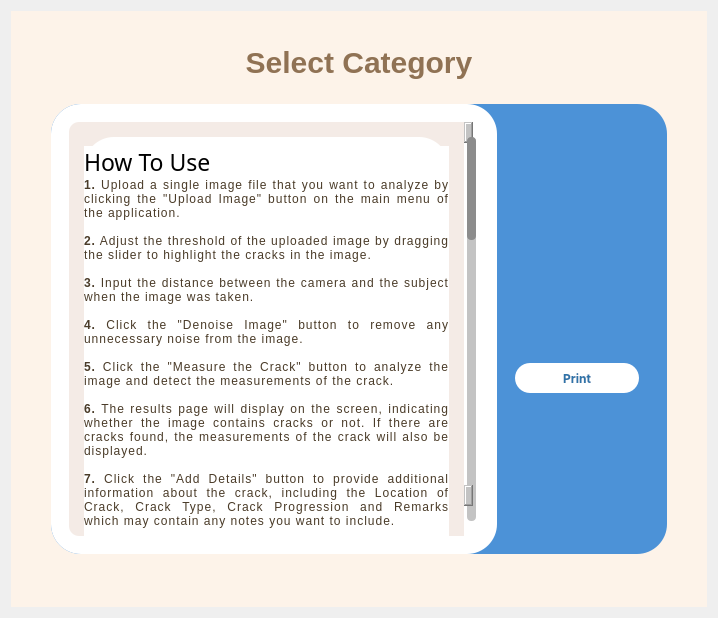
<?xml version="1.0" encoding="UTF-8"?>
<ui version="4.0">
 <class>Dialog</class>
 <widget class="QDialog" name="Dialog">
  <property name="geometry">
   <rect>
    <x>0</x>
    <y>0</y>
    <width>718</width>
    <height>618</height>
   </rect>
  </property>
  <property name="windowTitle">
   <string>Dialog</string>
  </property>
  <layout class="QHBoxLayout" name="horizontalLayout">
   <item>
    <widget class="QWidget" name="widget" native="true">
     <property name="styleSheet">
      <string notr="true">#widget{
background-color: #FDF3e9
;}</string>
     </property>
     <layout class="QVBoxLayout" name="verticalLayout">
      <property name="spacing">
       <number>0</number>
      </property>
      <property name="leftMargin">
       <number>40</number>
      </property>
      <property name="rightMargin">
       <number>40</number>
      </property>
      <property name="bottomMargin">
       <number>40</number>
      </property>
      <item>
       <widget class="QWidget" name="widget_3" native="true">
        <property name="minimumSize">
         <size>
          <width>0</width>
          <height>60</height>
         </size>
        </property>
        <property name="maximumSize">
         <size>
          <width>16777215</width>
          <height>60</height>
         </size>
        </property>
        <layout class="QHBoxLayout" name="horizontalLayout_2">
         <item>
          <widget class="QLabel" name="label">
           <property name="styleSheet">
            <string notr="true">#label{
font-size: 30px;
color: rgba(111, 75, 39, 0.77);
font-weight: bold;}</string>
           </property>
           <property name="text">
            <string>Select Category</string>
           </property>
           <property name="alignment">
            <set>Qt::AlignCenter</set>
           </property>
          </widget>
         </item>
        </layout>
       </widget>
      </item>
      <item>
       <widget class="QWidget" name="widget_2" native="true">
        <property name="minimumSize">
         <size>
          <width>0</width>
          <height>450</height>
         </size>
        </property>
        <property name="maximumSize">
         <size>
          <width>16777215</width>
          <height>450</height>
         </size>
        </property>
        <property name="styleSheet">
         <string notr="true">background-color: rgba(76,146,215,255);
border-radius: 30px;</string>
        </property>
        <layout class="QHBoxLayout" name="horizontalLayout_3">
         <property name="spacing">
          <number>0</number>
         </property>
         <property name="leftMargin">
          <number>0</number>
         </property>
         <property name="topMargin">
          <number>0</number>
         </property>
         <property name="rightMargin">
          <number>10</number>
         </property>
         <property name="bottomMargin">
          <number>0</number>
         </property>
         <item>
          <widget class="QWidget" name="widget_4" native="true">
           <property name="styleSheet">
            <string notr="true">background-color: white;
border-radius: 30px;
</string>
           </property>
           <layout class="QHBoxLayout" name="horizontalLayout_4">
            <item>
             <widget class="QScrollArea" name="scrollAreanew">
              <property name="styleSheet">
               <string notr="true">QScrollBar:vertical
    {
        background-color: #c3c3c3;
        width: 15px;
        margin: 15px 3px 15px 3px;
        border: 1px transparent #2A2929;
        border-radius: 4px;
    }

    QScrollBar::handle:vertical
    {
        background-color: #8c8c8c;         /* #605F5F; */
        min-height: 5px;
        border-radius: 4px;
    }

    QScrollBar::sub-line:vertical
    {
        margin: 3px 0px 3px 0px;
        border-image: url(:/images/up_arrow_disabled.png);        /* # &lt;-------- */
        height: 10px;
        width: 10px;
        subcontrol-position: top;
        subcontrol-origin: margin;
    }

    QScrollBar::add-line:vertical
    {
        margin: 3px 0px 3px 0px;
        border-image: url(:/images/down_arrow_disabled.png);       /* # &lt;-------- */
        height: 10px;
        width: 10px;
        subcontrol-position: bottom;
        subcontrol-origin: margin;
    }
    QScrollBar::up-arrow:vertical, QScrollBar::down-arrow:vertical
    {
        background: none;
    }

    QScrollBar::add-page:vertical, QScrollBar::sub-page:vertical
    {
        background: none;
    }</string>
              </property>
              <property name="widgetResizable">
               <bool>true</bool>
              </property>
              <widget class="QWidget" name="scrollAreaWidgetContentsnew">
               <property name="geometry">
                <rect>
                 <x>0</x>
                 <y>0</y>
                 <width>432</width>
                 <height>432</height>
                </rect>
               </property>
               <property name="styleSheet">
                <string notr="true"/>
               </property>
               <layout class="QVBoxLayout" name="verticalLayout_4">
                <property name="spacing">
                 <number>0</number>
                </property>
                <item>
                 <widget class="QScrollArea" name="scrollArea">
                  <property name="styleSheet">
                   <string notr="true">#scrollArea {
background-color: #F4EBE6;
    border-top-left-radius: 10px;
    border-bottom-left-radius: 10px;
    border-top-right-radius: 10px;
    border-bottom-right-radius: 10px;
}
QScrollArea viewport {
    background-color: yellow; /* set the background color */
}

QScrollBar:vertical {
    background-color: #c3c3c3;
    width: 15px;
    margin: 15px 3px 15px 3px;
    border: 1px transparent #2A2929;
    border-radius: 4px;
}

QScrollBar:vertical:hover {
    width: 20px;
}

QScrollBar::handle:vertical {
    background-color: #8c8c8c;
    min-height: 5px;
    border-radius: 4px;
}

QScrollBar::sub-line:vertical {
    margin: 3px 0px 3px 0px;
    border-image: url(:/images/up_arrow_disabled.png);
    height: 10px;
    width: 10px;
    subcontrol-position: top;
    subcontrol-origin: margin;
}

QScrollBar::add-line:vertical {
    margin: 3px 0px 3px 0px;
    border-image: url(:/images/down_arrow_disabled.png);
    height: 10px;
    width: 10px;
    subcontrol-position: bottom;
    subcontrol-origin: margin;
}

QScrollBar::up-arrow:vertical,
QScrollBar::down-arrow:vertical {
    background: none;
}

QScrollBar::add-page:vertical,
QScrollBar::sub-page:vertical {
    background: none;
}
</string>
                  </property>
                  <property name="widgetResizable">
                   <bool>true</bool>
                  </property>
                  <property name="alignment">
                   <set>Qt::AlignCenter</set>
                  </property>
                  <widget class="QWidget" name="scrollAreaWidgetContents">
                   <property name="geometry">
                    <rect>
                     <x>0</x>
                     <y>0</y>
                     <width>399</width>
                     <height>1913</height>
                    </rect>
                   </property>
                   <property name="minimumSize">
                    <size>
                     <width>50</width>
                     <height>35</height>
                    </size>
                   </property>
                   <property name="styleSheet">
                    <string notr="true">#scrollAreaWidgetContents{
background-color: transparent;
color: #4A3B28;
min-height: 35px; min-width: 50px;;
                    
}</string>
                   </property>
                   <layout class="QVBoxLayout" name="verticalLayout_5">
                    <property name="leftMargin">
                     <number>15</number>
                    </property>
                    <property name="topMargin">
                     <number>15</number>
                    </property>
                    <property name="rightMargin">
                     <number>15</number>
                    </property>
                    <property name="bottomMargin">
                     <number>15</number>
                    </property>
                    <item>
                     <widget class="QWidget" name="widget_8" native="true">
                      <layout class="QVBoxLayout" name="verticalLayout_6">
                       <property name="spacing">
                        <number>0</number>
                       </property>
                       <property name="leftMargin">
                        <number>0</number>
                       </property>
                       <property name="rightMargin">
                        <number>0</number>
                       </property>
                       <item>
                        <widget class="QLabel" name="label_3">
                         <property name="font">
                          <font>
                           <family>Segoe UI Black</family>
                           <pointsize>17</pointsize>
                           <italic>false</italic>
                           <bold>false</bold>
                          </font>
                         </property>
                         <property name="styleSheet">
                          <string notr="true">#label_2{
font: 150 17pt Segoe UI Black;
alignment: center;
color: rgba(111, 75, 39, 0.77);
                                 }</string>
                         </property>
                         <property name="text">
                          <string>How To Use                     </string>
                         </property>
                        </widget>
                       </item>
                       <item>
                        <widget class="QLabel" name="label_6">
                         <property name="styleSheet">
                          <string notr="true">#label_6{
font:  100 10pt &quot;Arial&quot;;
letter-spacing: 1px;
line-height: 3.5px;
color: #4A3B28;}</string>
                         </property>
                         <property name="text">
                          <string>&lt;b&gt;1.&lt;/b&gt; Upload a single image file that you want to analyze by clicking the &quot;Upload Image&quot; button on the main menu of the application.&lt;br&gt;&lt;br&gt;
&lt;b&gt;2.&lt;/b&gt; Adjust the threshold of the uploaded image by dragging the slider to highlight the cracks in the image.&lt;br&gt;&lt;br&gt;
&lt;b&gt;3.&lt;/b&gt; Input the distance between the camera and the subject when the image was taken.&lt;br&gt;&lt;br&gt;
&lt;b&gt;4.&lt;/b&gt; Click the &quot;Denoise Image&quot; button to remove any unnecessary noise from the image.&lt;br&gt;&lt;br&gt;
&lt;b&gt;5.&lt;/b&gt; Click the &quot;Measure the Crack&quot; button to analyze the image and detect the measurements of the crack.&lt;br&gt;&lt;br&gt;
&lt;b&gt;6.&lt;/b&gt; The results page will display on the screen, indicating whether the image contains cracks or not. If there are cracks found, the measurements of the crack will also be displayed.&lt;br&gt;&lt;br&gt;
&lt;b&gt;7.&lt;/b&gt; Click the &quot;Add Details&quot; button to provide additional information about the crack, including the Location of Crack, Crack Type, Crack Progression and Remarks which may contain any notes you want to include.&lt;br&gt;&lt;br&gt;
&lt;b&gt;8.&lt;/b&gt; Choose where to save the results by clicking the &quot;Save&quot; button.&lt;br&gt;&lt;br&gt;
&lt;b&gt;9.&lt;/b&gt; If desired, click the &quot;Print&quot; button to print or save a PDF copy of the results.&lt;br&gt;&lt;br&gt;
&lt;b&gt;10.&lt;/b&gt; That's it! With these simple steps, you can quickly and easily use CRACKTERIZE to detect cracks on concrete surfaces.</string>
                         </property>
                         <property name="scaledContents">
                          <bool>false</bool>
                         </property>
                         <property name="alignment">
                          <set>Qt::AlignJustify|Qt::AlignVCenter</set>
                         </property>
                         <property name="wordWrap">
                          <bool>true</bool>
                         </property>
                         <property name="margin">
                          <number>25</number>
                         </property>
                         <property name="indent">
                          <number>-1</number>
                         </property>
                        </widget>
                       </item>
                      </layout>
                     </widget>
                    </item>
                    <item>
                     <widget class="QWidget" name="widget_9" native="true">
                      <layout class="QVBoxLayout" name="verticalLayout_7">
                       <property name="spacing">
                        <number>0</number>
                       </property>
                       <property name="leftMargin">
                        <number>0</number>
                       </property>
                       <property name="topMargin">
                        <number>0</number>
                       </property>
                       <property name="rightMargin">
                        <number>0</number>
                       </property>
                       <item>
                        <widget class="QLabel" name="label_4">
                         <property name="styleSheet">
                          <string notr="true">#label_3{
font: 150 17pt Segoe UI Black;
alignment: center;
color: rgba(111, 75, 39, 0.77);
                                 }</string>
                         </property>
                         <property name="text">
                          <string>Creating New Projects &amp; Folders</string>
                         </property>
                        </widget>
                       </item>
                       <item>
                        <widget class="QLabel" name="label_5">
                         <property name="styleSheet">
                          <string notr="true">#label_4{
font:  100 10pt &quot;Arial&quot;;
letter-spacing: 1px;
line-height: 3.5px;
color: #4A3B28;}</string>
                         </property>
                         <property name="text">
                          <string>&lt;b&gt;1.&lt;/b&gt; Click the &quot;Create Project&quot; button displayed on the main menu of the application.&lt;br&gt;&lt;br&gt;
&lt;b&gt;2.&lt;/b&gt; Name your project based on the location where the images that will be saved inside it were taken for a more effective file management.&lt;br&gt;&lt;br&gt;
&lt;b&gt;3.&lt;/b&gt; Inside your project, create folders to organize your files. You can name your folders based on your preferences. You can also create new folders within your 4, project anytime you want by selecting the &quot;New Folder&quot; button within the project.&lt;br&gt;&lt;br&gt;
&lt;b&gt;4.&lt;/b&gt; You can upload an image into the folders you've created and it will automatically be processed and proceed to the application’s main function upon uploading or you can go back to the main menu and use the “Upload Image” button as it will give you the option to choose where to save the results. You can select an existing folder within your project, or create a new folder on the spot to save the results in it.&lt;br&gt;&lt;br&gt;
&lt;b&gt;5.&lt;/b&gt; After using the main function, the app You can also create new folders within your project anytime you want by selecting the &quot;Create New Folder&quot; button within the project.&lt;br&gt;&lt;br&gt;
&lt;b&gt;6.&lt;/b&gt; To access your projects and folders later, simply navigate to the main menu and select the project you want to view.&lt;br&gt;&lt;br&gt;
&lt;b&gt;7.&lt;/b&gt; Enjoy using the app's project feature to keep your files organized and easily accessible!</string>
                         </property>
                         <property name="alignment">
                          <set>Qt::AlignJustify|Qt::AlignVCenter</set>
                         </property>
                         <property name="wordWrap">
                          <bool>true</bool>
                         </property>
                         <property name="margin">
                          <number>25</number>
                         </property>
                        </widget>
                       </item>
                      </layout>
                     </widget>
                    </item>
                    <item>
                     <widget class="QWidget" name="widget_10" native="true">
                      <layout class="QVBoxLayout" name="verticalLayout_8">
                       <property name="spacing">
                        <number>0</number>
                       </property>
                       <property name="leftMargin">
                        <number>0</number>
                       </property>
                       <property name="topMargin">
                        <number>0</number>
                       </property>
                       <property name="rightMargin">
                        <number>0</number>
                       </property>
                       <item>
                        <widget class="QLabel" name="label_7">
                         <property name="styleSheet">
                          <string notr="true">#label_7{
font: 150 17pt Segoe UI Black;
alignment: center;
color: rgba(111, 75, 39, 0.77);
                                 }</string>
                         </property>
                         <property name="text">
                          <string>Calculator</string>
                         </property>
                        </widget>
                       </item>
                       <item>
                        <widget class="QLabel" name="label_8">
                         <property name="font">
                          <font>
                           <family>Arial</family>
                           <pointsize>10</pointsize>
                           <italic>false</italic>
                           <bold>false</bold>
                           <underline>false</underline>
                           <strikeout>false</strikeout>
                           <stylestrategy>PreferAntialias</stylestrategy>
                           <kerning>true</kerning>
                          </font>
                         </property>
                         <property name="styleSheet">
                          <string notr="true">#label_5{
font:  100 10pt &quot;Arial&quot;;
letter-spacing: 1px;
line-height: 3.5px;
color: #4A3B28;}</string>
                         </property>
                         <property name="text">
                          <string>The calculator button in the main menu of the app provides access to different types of engineering-related calculators, such as Scientific Calculator, Stairs Calculator, Curb and Gutter Barrier Calculator, and others. These calculators can be used to perform quick calculations related to various engineering tasks and projects, without the need for a separate calculator app or tool.</string>
                         </property>
                         <property name="alignment">
                          <set>Qt::AlignJustify|Qt::AlignVCenter</set>
                         </property>
                         <property name="wordWrap">
                          <bool>true</bool>
                         </property>
                         <property name="margin">
                          <number>25</number>
                         </property>
                        </widget>
                       </item>
                      </layout>
                     </widget>
                    </item>
                    <item>
                     <widget class="QWidget" name="widget_11" native="true">
                      <layout class="QVBoxLayout" name="verticalLayout_9">
                       <property name="leftMargin">
                        <number>0</number>
                       </property>
                       <property name="topMargin">
                        <number>0</number>
                       </property>
                       <property name="rightMargin">
                        <number>0</number>
                       </property>
                       <property name="bottomMargin">
                        <number>0</number>
                       </property>
                       <item>
                        <widget class="QWidget" name="widget_12" native="true">
                         <layout class="QVBoxLayout" name="verticalLayout_10">
                          <property name="leftMargin">
                           <number>0</number>
                          </property>
                          <property name="topMargin">
                           <number>0</number>
                          </property>
                          <property name="rightMargin">
                           <number>0</number>
                          </property>
                          <item>
                           <widget class="QLabel" name="label_9">
                            <property name="styleSheet">
                             <string notr="true">#label_8{
font: 150 17pt Segoe UI Black;
alignment: center;
color: rgba(111, 75, 39, 0.77);
                                 }</string>
                            </property>
                            <property name="text">
                             <string>Developers</string>
                            </property>
                           </widget>
                          </item>
                         </layout>
                        </widget>
                       </item>
                       <item>
                        <widget class="QWidget" name="widget_13" native="true">
                         <property name="minimumSize">
                          <size>
                           <width>200</width>
                           <height>0</height>
                          </size>
                         </property>
                         <layout class="QHBoxLayout" name="horizontalLayout_5">
                          <property name="leftMargin">
                           <number>25</number>
                          </property>
                          <item>
                           <widget class="QLabel" name="label_11">
                            <property name="minimumSize">
                             <size>
                              <width>70</width>
                              <height>70</height>
                             </size>
                            </property>
                            <property name="maximumSize">
                             <size>
                              <width>70</width>
                              <height>70</height>
                             </size>
                            </property>
                            <property name="text">
                             <string/>
                            </property>
                            <property name="pixmap">
                             <pixmap>:/images/Ilagan.png</pixmap>
                            </property>
                            <property name="scaledContents">
                             <bool>true</bool>
                            </property>
                           </widget>
                          </item>
                          <item>
                           <widget class="QLabel" name="label_10">
                            <property name="styleSheet">
                             <string notr="true">#label_9{
font: 150 14pt Segoe UI Black;
alignment: center;
color: rgba(111, 75, 39, 0.77);
                                 }</string>
                            </property>
                            <property name="text">
                             <string>Ilagan, Jayvee P.</string>
                            </property>
                            <property name="indent">
                             <number>10</number>
                            </property>
                           </widget>
                          </item>
                         </layout>
                        </widget>
                       </item>
                       <item>
                        <widget class="QWidget" name="widget_14" native="true">
                         <layout class="QHBoxLayout" name="horizontalLayout_6">
                          <property name="leftMargin">
                           <number>25</number>
                          </property>
                          <item>
                           <widget class="QLabel" name="label_12">
                            <property name="maximumSize">
                             <size>
                              <width>70</width>
                              <height>70</height>
                             </size>
                            </property>
                            <property name="text">
                             <string/>
                            </property>
                            <property name="pixmap">
                             <pixmap>:/newPrefix/Maiquez.png</pixmap>
                            </property>
                            <property name="scaledContents">
                             <bool>true</bool>
                            </property>
                           </widget>
                          </item>
                          <item>
                           <widget class="QLabel" name="label_13">
                            <property name="styleSheet">
                             <string notr="true">#label_10{
font: 150 14pt Segoe UI Black;
alignment: center;
color: rgba(111, 75, 39, 0.77);
                                 }</string>
                            </property>
                            <property name="text">
                             <string>Maiquez, John Carlo M.</string>
                            </property>
                            <property name="indent">
                             <number>10</number>
                            </property>
                           </widget>
                          </item>
                         </layout>
                        </widget>
                       </item>
                       <item>
                        <widget class="QWidget" name="widget_15" native="true">
                         <layout class="QHBoxLayout" name="horizontalLayout_7">
                          <property name="leftMargin">
                           <number>25</number>
                          </property>
                          <item>
                           <widget class="QLabel" name="label_14">
                            <property name="minimumSize">
                             <size>
                              <width>70</width>
                              <height>70</height>
                             </size>
                            </property>
                            <property name="maximumSize">
                             <size>
                              <width>70</width>
                              <height>70</height>
                             </size>
                            </property>
                            <property name="text">
                             <string/>
                            </property>
                            <property name="pixmap">
                             <pixmap>:/images/Narvaez.png</pixmap>
                            </property>
                            <property name="scaledContents">
                             <bool>true</bool>
                            </property>
                           </widget>
                          </item>
                          <item>
                           <widget class="QLabel" name="label_15">
                            <property name="styleSheet">
                             <string notr="true">#label_14{
font: 150 14pt Segoe UI Black;
alignment: center;
color: rgba(111, 75, 39, 0.77);
                                 }</string>
                            </property>
                            <property name="text">
                             <string>Narvaez, Allyza Mae A.</string>
                            </property>
                            <property name="indent">
                             <number>10</number>
                            </property>
                           </widget>
                          </item>
                         </layout>
                        </widget>
                       </item>
                       <item>
                        <widget class="QWidget" name="widget_16" native="true">
                         <property name="styleSheet">
                          <string notr="true"/>
                         </property>
                         <layout class="QHBoxLayout" name="horizontalLayout_8">
                          <property name="leftMargin">
                           <number>25</number>
                          </property>
                          <item>
                           <widget class="QLabel" name="label_16">
                            <property name="minimumSize">
                             <size>
                              <width>70</width>
                              <height>70</height>
                             </size>
                            </property>
                            <property name="maximumSize">
                             <size>
                              <width>70</width>
                              <height>70</height>
                             </size>
                            </property>
                            <property name="styleSheet">
                             <string notr="true">#label_15{border-bottom-radius:7px;}</string>
                            </property>
                            <property name="text">
                             <string/>
                            </property>
                            <property name="pixmap">
                             <pixmap>../../Downloads/Nora.png</pixmap>
                            </property>
                            <property name="scaledContents">
                             <bool>true</bool>
                            </property>
                            <property name="wordWrap">
                             <bool>true</bool>
                            </property>
                           </widget>
                          </item>
                          <item>
                           <widget class="QLabel" name="label_17">
                            <property name="styleSheet">
                             <string notr="true">#label_16{
font: 150 14pt Segoe UI Black;
alignment: center;
color: rgba(111, 75, 39, 0.77);
                                 }</string>
                            </property>
                            <property name="text">
                             <string>Nora, John Patrick B.</string>
                            </property>
                            <property name="indent">
                             <number>10</number>
                            </property>
                           </widget>
                          </item>
                         </layout>
                        </widget>
                       </item>
                      </layout>
                     </widget>
                    </item>
                    <item>
                     <widget class="QWidget" name="widget_17" native="true">
                      <layout class="QHBoxLayout" name="horizontalLayout_9">
                       <property name="topMargin">
                        <number>0</number>
                       </property>
                       <property name="bottomMargin">
                        <number>0</number>
                       </property>
                       <item>
                        <widget class="QToolButton" name="toolButton">
                         <property name="minimumSize">
                          <size>
                           <width>30</width>
                           <height>30</height>
                          </size>
                         </property>
                         <property name="styleSheet">
                          <string notr="true">color:rgba(111, 75, 39, 0.77);</string>
                         </property>
                         <property name="text">
                          <string>Press Esc to exit.</string>
                         </property>
                         <property name="icon">
                          <iconset resource="images/images.qrc">
                           <normaloff>:/images/asddas.png</normaloff>:/images/asddas.png</iconset>
                         </property>
                         <property name="iconSize">
                          <size>
                           <width>40</width>
                           <height>40</height>
                          </size>
                         </property>
                         <property name="toolButtonStyle">
                          <enum>Qt::ToolButtonTextUnderIcon</enum>
                         </property>
                         <property name="autoRaise">
                          <bool>true</bool>
                         </property>
                        </widget>
                       </item>
                      </layout>
                     </widget>
                    </item>
                   </layout>
                  </widget>
                 </widget>
                </item>
               </layout>
              </widget>
             </widget>
            </item>
           </layout>
          </widget>
         </item>
         <item>
          <widget class="QWidget" name="widget_5" native="true">
           <property name="minimumSize">
            <size>
             <width>160</width>
             <height>0</height>
            </size>
           </property>
           <property name="maximumSize">
            <size>
             <width>160</width>
             <height>16777215</height>
            </size>
           </property>
           <property name="styleSheet">
            <string notr="true">background-color: rgba(76,146,215,255);</string>
           </property>
           <layout class="QVBoxLayout" name="verticalLayout_2">
            <property name="spacing">
             <number>0</number>
            </property>
            <item>
             <widget class="QLabel" name="label_2">
              <property name="minimumSize">
               <size>
                <width>0</width>
                <height>210</height>
               </size>
              </property>
              <property name="maximumSize">
               <size>
                <width>16777215</width>
                <height>210</height>
               </size>
              </property>
              <property name="text">
               <string/>
              </property>
              <property name="pixmap">
               <pixmap>../../.designer/backup/images/icons8-print-96.png</pixmap>
              </property>
              <property name="alignment">
               <set>Qt::AlignBottom|Qt::AlignHCenter</set>
              </property>
             </widget>
            </item>
            <item>
             <widget class="QWidget" name="widget_7" native="true">
              <property name="minimumSize">
               <size>
                <width>0</width>
                <height>40</height>
               </size>
              </property>
              <property name="maximumSize">
               <size>
                <width>16777215</width>
                <height>40</height>
               </size>
              </property>
              <layout class="QVBoxLayout" name="verticalLayout_3">
               <property name="spacing">
                <number>0</number>
               </property>
               <property name="topMargin">
                <number>0</number>
               </property>
               <item>
                <widget class="QPushButton" name="print_btn">
                 <property name="minimumSize">
                  <size>
                   <width>0</width>
                   <height>30</height>
                  </size>
                 </property>
                 <property name="maximumSize">
                  <size>
                   <width>16777215</width>
                   <height>30</height>
                  </size>
                 </property>
                 <property name="styleSheet">
                  <string notr="true">#print_btn{
background: white;
font-weight:bold;
color: #2E74A9;
border-radius: 15px;
font-family: Inter;
}


#print_btn::hover{
color: #2E74A9;
border : 3px solid  #2E74A9;
background-color: white;
}
</string>
                 </property>
                 <property name="text">
                  <string>Print</string>
                 </property>
                </widget>
               </item>
              </layout>
             </widget>
            </item>
            <item>
             <widget class="QWidget" name="widget_6" native="true">
              <property name="minimumSize">
               <size>
                <width>0</width>
                <height>100</height>
               </size>
              </property>
              <property name="maximumSize">
               <size>
                <width>16777215</width>
                <height>100</height>
               </size>
              </property>
             </widget>
            </item>
           </layout>
          </widget>
         </item>
        </layout>
       </widget>
      </item>
     </layout>
    </widget>
   </item>
  </layout>
 </widget>
 <resources>
  <include location="images/images.qrc"/>
 </resources>
 <connections/>
</ui>
